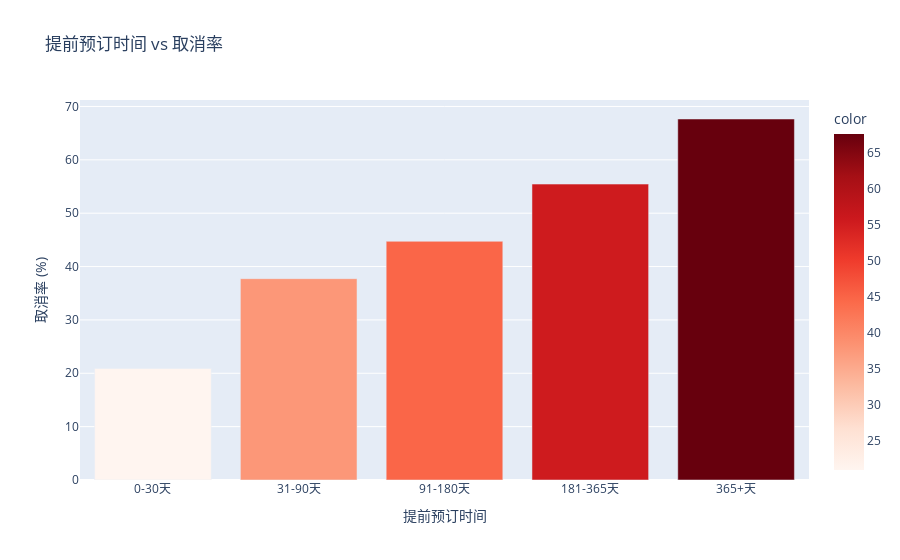

The notebook cell this image was saved under:
### Code cell
# 分析提前预订时间与取消率的关系
import plotly.graph_objects as go

# 按提前时间分组分析取消率
df_clean['lead_time_group'] = pd.cut(df_clean['lead_time'], 
                                    bins=[0, 30, 90, 180, 365, 1000],
                                    labels=['0-30天', '31-90天', '91-180天', '181-365天', '365+天'])

cancel_by_lead = df_clean.groupby('lead_time_group')['is_canceled'].mean() * 100

fig = px.bar(x=cancel_by_lead.index, y=cancel_by_lead.values,
             title='提前预订时间 vs 取消率',
             labels={'x': '提前预订时间', 'y': '取消率 (%)'},
             color=cancel_by_lead.values,
             color_continuous_scale='reds')
fig.show()

print(" 提前预订时间分析：")
for group, rate in cancel_by_lead.items():
    print(f"  {group}: {rate:.1f}% 取消率")

### Figure 1 — Plotly figure (JSON) as saved in the notebook; plotly's stock layout.template omitted (floating-point values rounded to 4 significant figures)
{"data": [{"hovertemplate": "提前预订时间=%{x}<br>取消率 (%)=%{y}<br>color=%{marker.color}<extra></extra>", "legendgroup": "", "marker": {"color": [20.89, 37.73, 44.74, 55.46, 67.65], "coloraxis": "coloraxis", "pattern": {"shape": ""}}, "name": "", "orientation": "v", "showlegend": false, "textposition": "auto", "type": "bar", "x": ["0-30天", "31-90天", "91-180天", "181-365天", "365+天"], "xaxis": "x", "y": [20.89, 37.73, 44.74, 55.46, 67.65], "yaxis": "y"}], "layout": {"barmode": "relative", "coloraxis": {"colorbar": {"title": {"text": "color"}}, "colorscale": [[0, "rgb(255,245,240)"], [0.125, "rgb(254,224,210)"], [0.25, "rgb(252,187,161)"], [0.375, "rgb(252,146,114)"], [0.5, "rgb(251,106,74)"], [0.625, "rgb(239,59,44)"], [0.75, "rgb(203,24,29)"], [0.875, "rgb(165,15,21)"], [1, "rgb(103,0,13)"]]}, "legend": {"tracegroupgap": 0}, "title": {"text": "提前预订时间 vs 取消率"}, "xaxis": {"anchor": "y", "domain": [0, 1], "title": {"text": "提前预订时间"}}, "yaxis": {"anchor": "x", "domain": [0, 1], "title": {"text": "取消率 (%)"}}}}
